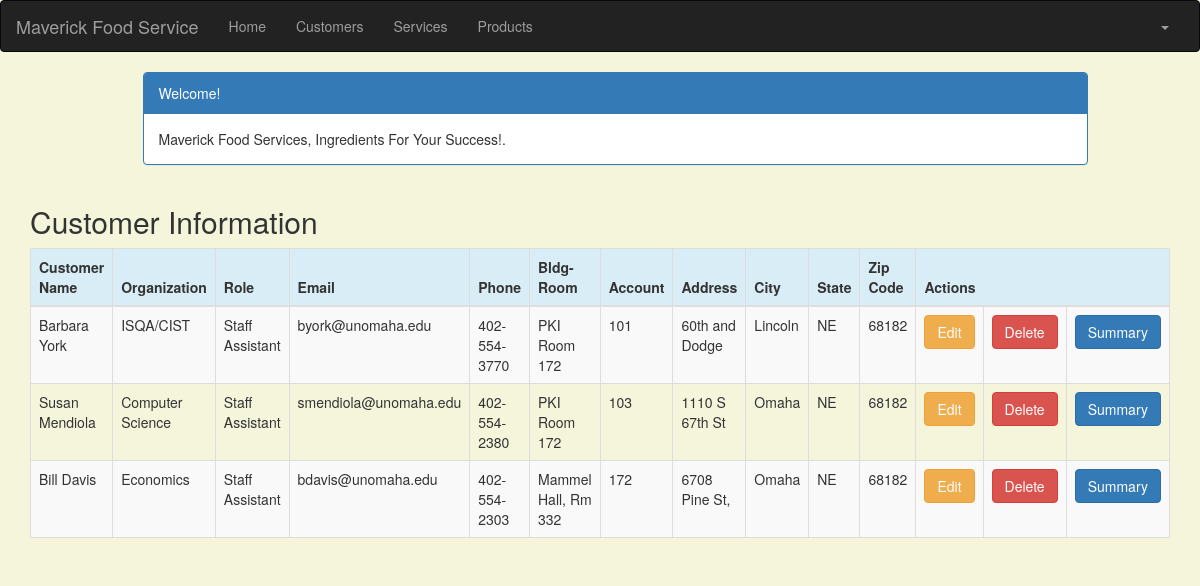
/customer_list (signed in), run on the app's committed database.
### crm/models.py (models this page shows, shortened)
class Customer(models.Model):
    cust_name = models.CharField(max_length=50)
    organization = models.CharField(max_length=100, blank=True)
    role = models.CharField(max_length=100)
    email = models.EmailField(max_length=100)
    bldgroom = models.CharField(max_length=100)
    address = models.CharField(max_length=200)
    account_number = models.IntegerField(blank=False, null=False)
    city = models.CharField(max_length=50)
    state = models.CharField(max_length=50)
    zipcode = models.CharField(max_length=10)
    phone_number = models.CharField(max_length=50)
    created_date = models.DateTimeField(
        default=timezone.now)
    updated_date = models.DateTimeField(auto_now_add=True)

### crm/views.py (the view)
# urls.py: path('customer_list', views.customer_list, name='customer_list'),
@login_required
def customer_list(request):
    customer = Customer.objects.filter(created_date__lte=timezone.now())
    return render(request, 'crm/customer_list.html',
                  {'customers': customer})

### crm/templates/crm/customer_list.html (shortened to what this page needs)
<!DOCTYPE html>
<html lang="en">
{% extends 'crm/base.html' %}
{% block content %}
    <html>
    <head>
        <link rel="stylesheet" href="https://maxcdn.bootstrapcdn.com/bootstrap/3.3.4/css/bootstrap.min.css">
    </head>
    <body>
    <div class="container">
        <div class="row">
            <div class="col-md-10 col-md-offset-1">
                <div class="panel panel-primary">
                    <div class="panel-heading">Welcome!</div>
                    <div class="panel-body">
                        Maverick Food Services, Ingredients For Your Success!.
                    </div>
                </div>
            </div>
        </div>
    </div>
    <div class="row">
        <h2 style="padding-left: 15Px">Customer Information</h2>
    </div>
    <div>
        <table class="table table-striped table-bordered table-hover">
            <thead>
            <tr class="bg-info">
                <th>Customer Name</th>
                <th>Organization</th>
                <th>Role</th>
                <th>Email</th>
                <th>Phone</th>
                <th>Bldg-Room</th>
                <th>Account</th>
                <th>Address</th>
                <th>City</th>
                <th>State</th>
                <th>Zip Code</th>
                <th colspan="3">Actions</th>
            </tr>
            </thead>
            <tbody>
            {% for customer in customers %}
                <tr>
                    <td>{{ customer.cust_name }}</td>
                    <td>{{ customer.organization }}</td>
                    <td>{{ customer.role }}</td>
                    <td>{{ customer.email }}</td>
                    <td>{{ customer.phone_number }}</td>
                    <td>{{ customer.bldgroom }}</td>
                    <td>{{ customer.account_number }}</td>
                    <td>{{ customer.address }}</td>
                    <td>{{ customer.city }}</td>
                    <td>{{ customer.state }}</td>
                    <td>{{ customer.zipcode }}</td>
                    <td><a href="{% url 'crm:customer_edit' pk=customer.pk %}" class="btn btn-warning">Edit</a>
                    <td><a href="{% url 'crm:customer_delete' pk=customer.pk %}"
                           onclick="return confirm('Are you sure you want to delete?')"
                           class="btn btn-danger">Delete</a>
                    </td>
                    <td><a href="{% url 'crm:summary' pk=customer.pk %}"
                           class="btn btn-primary">Summary</a>
                </tr>
            {% endfor %}
            </tbody>
        </table>
    </div>
    </body>
    </html>
{% endblock %}

### crm/templates/crm/customer_list.html (style rules this page uses)
body { background-color: beige; }

### data on the page
Customer: cust_name "Barbara York", organization "ISQA/CIST", role "Staff Assistant", email "byork@unomaha.edu", phone_number "402-554-3770", bldgroom "PKI Room 172", account_number "101", address "60th and Dodge", city "Lincoln", state "NE", zipcode "68182"
Customer: cust_name "Susan Mendiola", organization "Computer Science", role "Staff Assistant", email "smendiola@unomaha.edu", phone_number "402-554-2380", bldgroom "PKI Room 172", account_number "103", address "1110 S 67th St", city "Omaha", state "NE", zipcode "68182"
Customer: cust_name "Bill Davis", organization "Economics", role "Staff Assistant", email "bdavis@unomaha.edu", phone_number "402-554-2303", bldgroom "Mammel Hall, Rm 332", account_number "172", address "6708 Pine St,", city "Omaha", state "NE", zipcode "68182"
